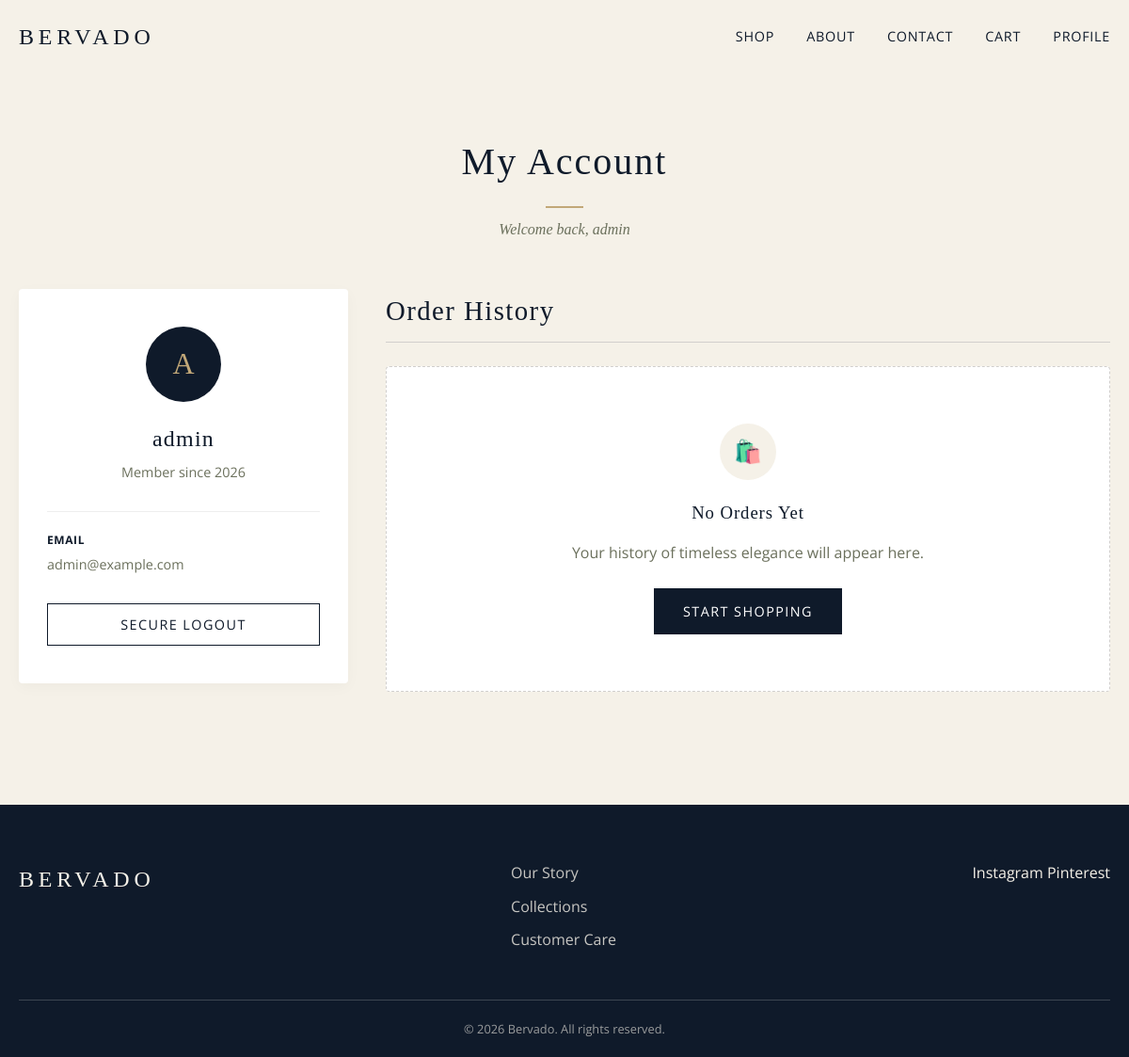
/profile/ (signed in), run on an earlier commit of the app's database.
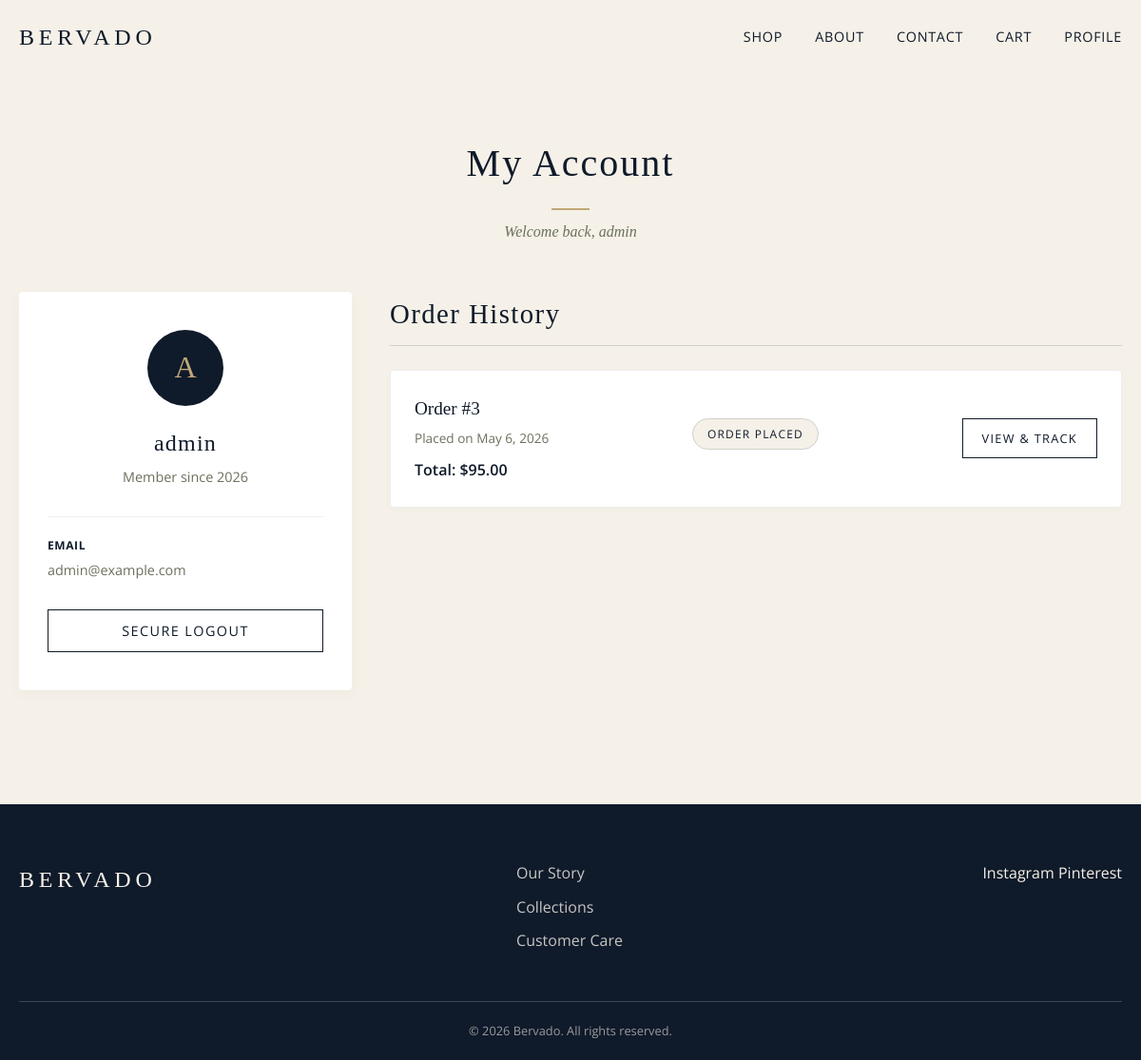
And on a later commit of the database.
### store/models.py (models this page shows, shortened)
class Order(models.Model):
    STATUS_CHOICES = (
        ('placed', 'Order Placed'),
        ('processing', 'Processing'),
        ('shipped', 'Shipped'),
        ('delivered', 'Delivered'),
    )
    user = models.ForeignKey(User, on_delete=models.CASCADE)
    total_price = models.DecimalField(max_digits=10, decimal_places=2)
    status = models.CharField(max_length=20, choices=STATUS_CHOICES, default='placed')
    created_at = models.DateTimeField(auto_now_add=True)
    address = models.CharField(max_length=250)
    city = models.CharField(max_length=100)
    postal_code = models.CharField(max_length=20)

### store/views.py (the view)
# urls.py: path('profile/', views.profile, name='profile'),
@login_required
def profile(request):
    orders = Order.objects.filter(user=request.user).order_by('-created_at')
    return render(request, 'store/auth/profile.html', {'orders': orders})

### store/templates/store/auth/profile.html (shortened to what the changed rows need)
{% extends 'store/base.html' %}
{% block content %}
<div class="container fade-in">
    <div style="text-align: center; margin-bottom: 50px;">
        <h1 class="section-title" style="margin-bottom: 10px;">My Account</h1>
    </div>
    <div style="display: flex; gap: 40px; flex-wrap: wrap;">
        <div style="flex: 2; min-width: 300px;">
            <h2 style="font-size: 1.8rem; margin-bottom: 25px; border-bottom: 1px solid var(--color-gray); padding-bottom: 10px;">Order History</h2>
            {% if orders %}
                <div style="display: flex; flex-direction: column; gap: 20px;">
                    {% for order in orders %}
                    <div style="background: var(--color-white); padding: 25px; border-radius: 4px; border: 1px solid #eee; box-shadow: 0 2px 10px rgba(0,0,0,0.02); display: flex; justify-content: space-between; align-items: center; flex-wrap: wrap; gap: 20px;">
                        <div>
                            <p style="font-family: var(--font-heading); font-size: 1.2rem; margin-bottom: 5px; color: var(--color-navy);">Order #{{ order.id }}</p>
                            <p style="color: var(--color-olive); font-size: 0.85rem; margin-bottom: 10px;">Placed on {{ order.created_at|date:"F j, Y" }}</p>
                            <p style="font-weight: 600;">Total: ${{ order.total_price }}</p>
                        </div>
                        <div style="text-align: center;">
                            <span style="display: inline-block; padding: 6px 15px; border-radius: 20px; font-size: 0.75rem; text-transform: uppercase; letter-spacing: 0.1em; background: var(--color-cream); color: var(--color-navy); border: 1px solid var(--color-gray); margin-bottom: 10px;">
                                {{ order.get_status_display }}
                            </span>
                        </div>
                        <div>
                            <a href="{% url 'order_tracking' order.pk %}" class="btn btn-secondary" style="padding: 10px 20px; font-size: 0.8rem;">View & Track</a>
                        </div>
                    </div>
                    {% endfor %}
                </div>
            {% else %}
                <div style="background: var(--color-white); padding: 60px 40px; text-align: center; border-radius: 4px; border: 1px dashed var(--color-gray);">
                    <div style="width: 60px; height: 60px; border-radius: 50%; background: var(--color-cream); display: flex; align-items: center; justify-content: center; margin: 0 auto 20px; font-size: 1.5rem;">
                        🛍️
                    </div>
                    <h3 style="margin-bottom: 15px;">No Orders Yet</h3>
                    <p style="margin-bottom: 25px; color: var(--color-olive);">Your history of timeless elegance will appear here.</p>
                    <a href="{% url 'shop' %}" class="btn btn-primary">Start Shopping</a>
                </div>
            {% endif %}
        </div>
    </div>
</div>
{% endblock %}

What changed in the data, as far as the page shows it:
added Order: id "3", created_at "May 6, 2026", total_price "95.00", status "ORDER PLACED"
Also different on the page:
text no longer shown: "🛍️ No Orders Yet Your history of timeless elegance will appear here. START SHOPPING"
